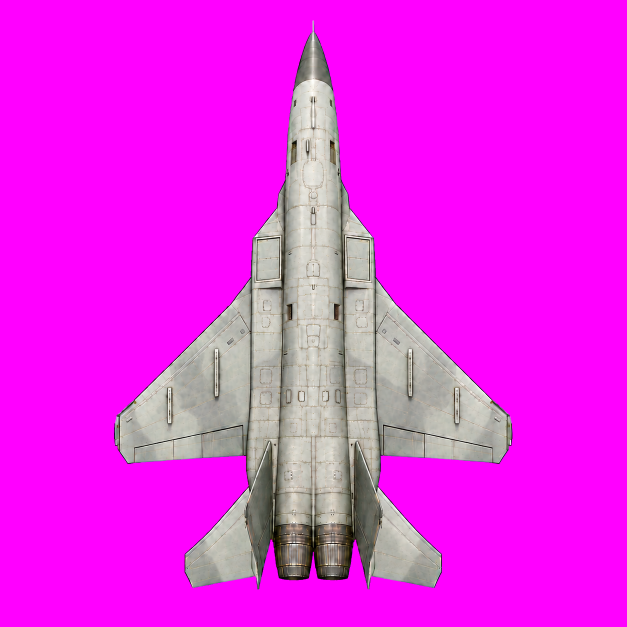
#> input picture assets/originals/jet_views/bp/bp_bottom.png, 1254 x 1254 px, given in place of bp_top.png, which was not available (shown at 1/2 size)
$ python make_jet2.py
#> lines starting #> are read from the running program, lines starting #| are printed output that depends on the picture; after the words box and inside, x2 and y2 are one past the last pixel; in counts of white or black regions, pixels touching at a corner belong together
"""The ZF-25 built piece by piece from its five blueprint pictures (assets/originals/jet_views/bp), outside the game.
Each piece has its own shape and takes its colour only from the pictures that show it (tools/render_jet2.cjs):

  fuselage   sections along its length: width from the top view (the fuselage alone: across the wing and the
             tailplanes, its own width carried through), top and bottom from the side view (the canopy and the fins
             left out), each section a superellipse;
  canopy     a bubble on the fuselage, its sill, top and width from the glass in the side and top views;
  wings, tailplanes   the top view's outline beyond the fuselage, an airfoil's thickness, at the side view's height;
  fins       the side view's outline above the rear fuselage, thin, canted outward 15 degrees, either side;
  nozzles    two round cans at the tail.

  python3 tools/make_jet2.py          ->  build/jet2/<piece>.bin + pieces.json + tex_<view>.png
"""
import json, pathlib
import numpy as np
from PIL import Image
from scipy import ndimage
from skimage import measure

root = pathlib.Path(__file__).resolve().parent.parent
SRC = root / 'assets' / 'originals' / 'jet_views' / 'bp'
OUT = root / 'build' / 'jet2'; OUT.mkdir(parents=True, exist_ok=True)
LEN, SPAN = 19.4, 13.0
VOX = 0.025                                           # 2.5 cm

def view(name):
#> called with name = 'bp_top'
    a = np.asarray(Image.open(SRC / f'{name}.png').convert('RGB')).astype(np.float32)
    mg = (a[..., 0] + a[..., 2]) / 2 - a[..., 1]
    m = ndimage.binary_fill_holes(ndimage.binary_closing(mg < 150, iterations=3))
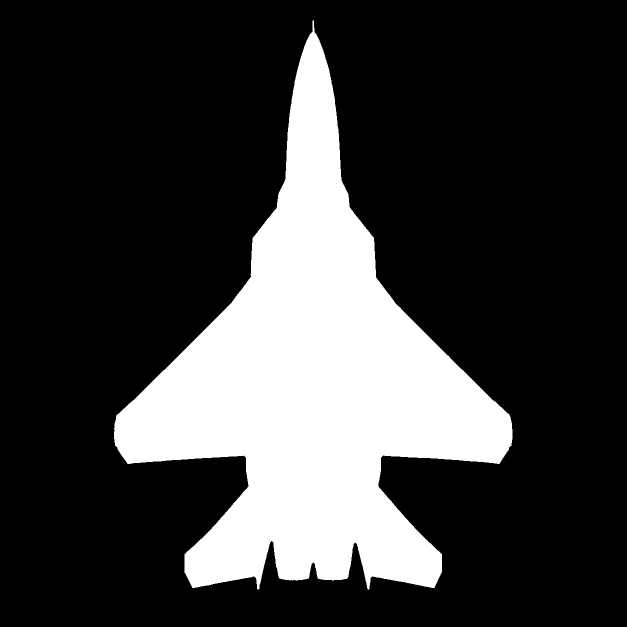
#> m: shape (1254, 1254) bool (shown at 1/2 size); 23% white; 1 white region, box (x1, y1, x2, y2) and area: (228, 41, 1025, 1179) 361950
    lb, n = ndimage.label(m)
#> n = 1
    if n > 1: m = lb == (np.argmax(ndimage.sum(m, lb, range(1, n + 1))) + 1)
    ex = np.clip(np.minimum(a[..., 0], a[..., 2]) - a[..., 1], 0, None) * m
    glass = ex > 25
#> glass: shape (1254, 1254) bool; 0.21% white in thin lines or dots, all inside (x1, y1, x2, y2) = (228, 41, 1025, 1179)
    tint = np.clip((ex - 10) / 60, 0, 1)[..., None]
    a[..., 0] -= ex; a[..., 2] -= ex
    a = a * (1 - 0.8 * tint) + np.array([62, 74, 86], np.float32) * 0.8 * tint
    ys, xs = np.nonzero(m); box = (int(xs.min()), int(ys.min()), int(xs.max()) + 1, int(ys.max()) + 1)
#> after `box = (int(xs.min()), int(ys.min()), int(xs.max()) + 1, int(ys.max()) `: box = (228, 41, 1025, 1179)
    core = ndimage.binary_erosion(m, iterations=2)
#> core: shape (1254, 1254) bool; 22.6% white; 1 white region, box (x1, y1, x2, y2) and area: (230, 64, 1023, 1177) 354753
    _, (iy, ix) = ndimage.distance_transform_edt(~core, return_indices=True)
#> iy: shape (1254, 1254) int32; 1113 distinct labels, from 64 to 1176
    Image.fromarray(np.dstack([a[iy, ix], core * 255]).clip(0, 255).astype(np.uint8), 'RGBA').save(OUT / f'tex_{name}.png')
    x0, y0, x1, y1 = box
#> x0 = 228; y0 = 41; x1 = 1025; y1 = 1179
    return {'m': m[y0:y1, x0:x1], 'g': glass[y0:y1, x0:x1], 'a': a[y0:y1, x0:x1], 'box': box, 'w': a.shape[1], 'h': a.shape[0]}

V = {k: view(k) for k in ['bp_top', 'bp_bottom', 'bp_side', 'bp_front', 'bp_rear']}
#> call 3 of view, with name = 'bp_side'
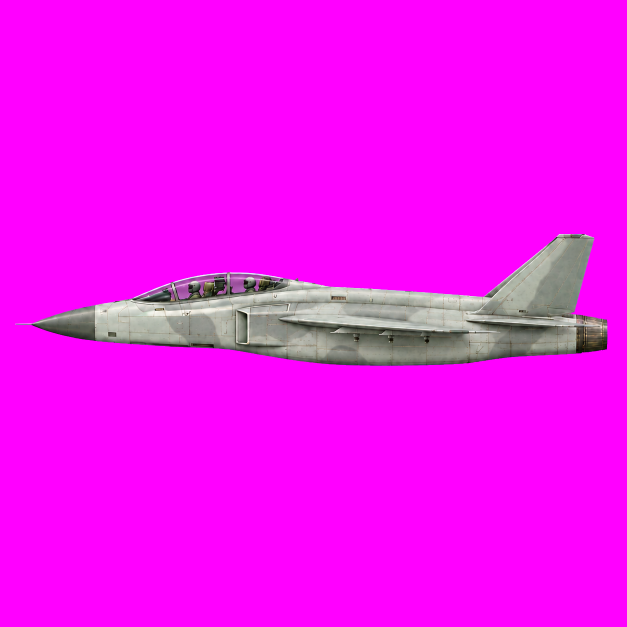
#> input picture assets/originals/jet_views/bp/bp_side.png, 1254 x 1254 px (shown at 1/2 size)
#> in view (call 3), `m = ndimage.binary_fill_holes(ndimage.binary_closing(mg < 150, iterati..`: m: shape (1254, 1254) bool; 10% white; 1 white region, box (x1, y1, x2, y2) and area: (30, 468, 1215, 732) 157463
#> in view (call 3), `glass = ex > 25`: glass: shape (1254, 1254) bool; 0.41% white; 246 white regions (217 under 20 px), largest, box (x1, y1, x2, y2) and area: (349, 548, 454, 599) 1871, (460, 547, 525, 586) 1479, (273, 568, 350, 598) 636
#> in view (call 3), `box = (int(xs.min()), int(ys.min()), int(xs.max()) + 1, int(ys.max()) `: box = (30, 468, 1215, 732)
#> in view (call 3), `core = ndimage.binary_erosion(m, iterations=2)`: core: shape (1254, 1254) bool; 9.7% white; 1 white region, box (x1, y1, x2, y2) and area: (65, 470, 1213, 730) 152270
#> in view (call 3), `_, (iy, ix) = ndimage.distance_transform_edt(~core, return_indices=True)`: iy: shape (1254, 1254) int32; 260 distinct labels, from 470 to 729
#> in view (call 3), `x0, y0, x1, y1 = box`: x0 = 30; y0 = 468; x1 = 1215; y1 = 732
#> call 4 of view, with name = 'bp_front'
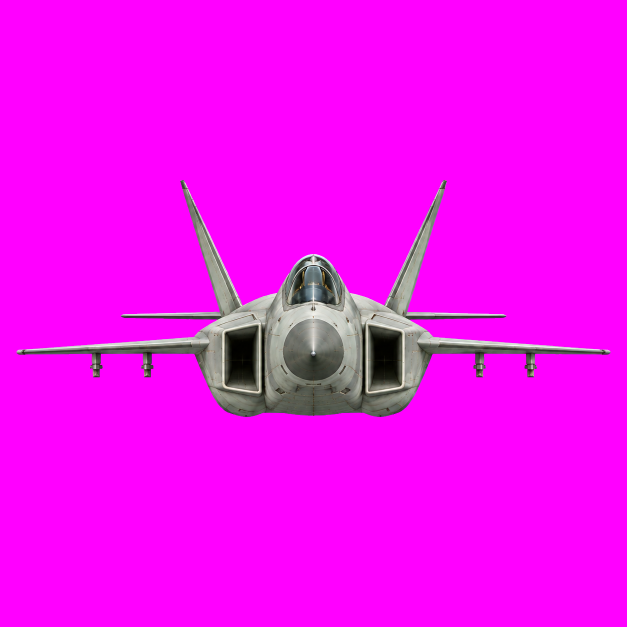
#> input picture assets/originals/jet_views/bp/bp_front.png, 1254 x 1254 px (shown at 1/2 size)
#> in view (call 4), `m = ndimage.binary_fill_holes(ndimage.binary_closing(mg < 150, iterati..`: m: shape (1254, 1254) bool; 9.2% white; 1 white region, box (x1, y1, x2, y2) and area: (33, 360, 1221, 834) 144912
#> in view (call 4), `glass = ex > 25`: glass: shape (1254, 1254) bool; 0.28% white in thin lines or dots, all inside (x1, y1, x2, y2) = (33, 360, 1221, 834)
#> in view (call 4), `box = (int(xs.min()), int(ys.min()), int(xs.max()) + 1, int(ys.max()) `: box = (33, 360, 1221, 834)
#> in view (call 4), `core = ndimage.binary_erosion(m, iterations=2)`: core: shape (1254, 1254) bool; 8.6% white; 1 white region, box (x1, y1, x2, y2) and area: (35, 362, 1219, 832) 135857
#> in view (call 4), `_, (iy, ix) = ndimage.distance_transform_edt(~core, return_indices=True)`:
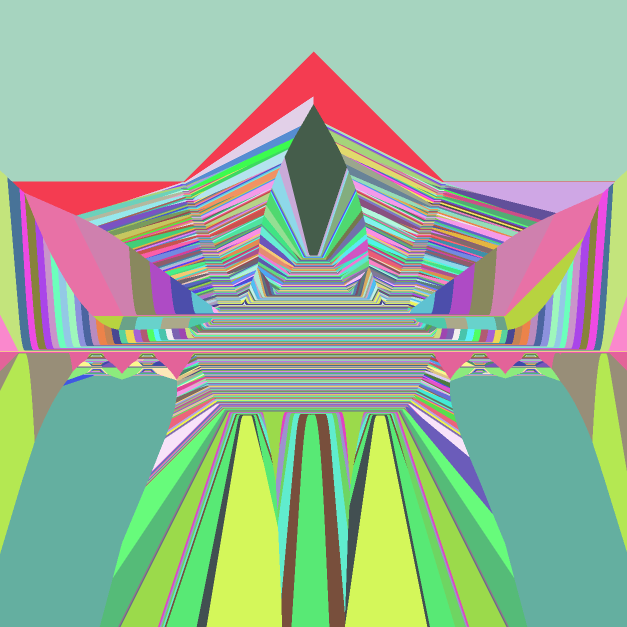
#> iy: shape (1254, 1254) int32 (shown at 1/2 size); 470 distinct labels, from 362 to 831; one colour per label, 0 black
#> in view (call 4), `_, (iy, ix) = ndimage.distance_transform_edt(~core, return_indices=True)`:
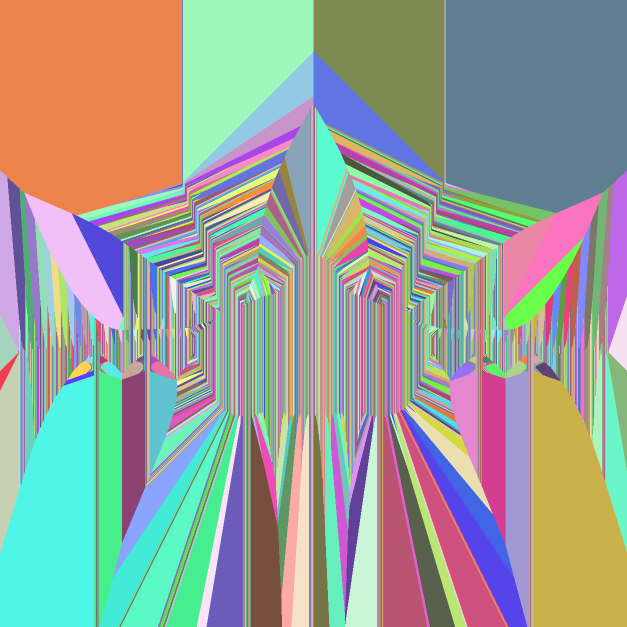
#> ix: shape (1254, 1254) int32 (shown at 1/2 size); 1184 distinct labels, from 35 to 1218; one colour per label, 0 black
#> in view (call 4), `x0, y0, x1, y1 = box`: x0 = 33; y0 = 360; x1 = 1221; y1 = 834
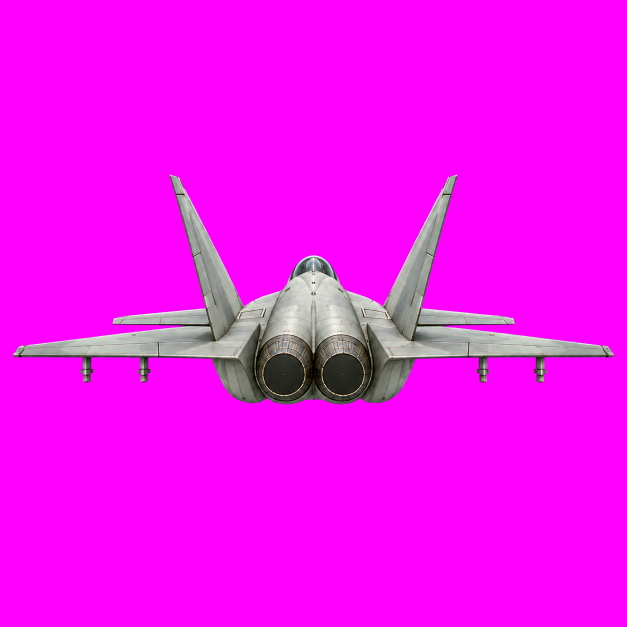
#> input picture assets/originals/jet_views/bp/bp_rear.png, 1254 x 1254 px (shown at 1/2 size)
#> in view (call 5), `mg = (a[..., 0] + a[..., 2]) / 2 - a[..., 1]`:
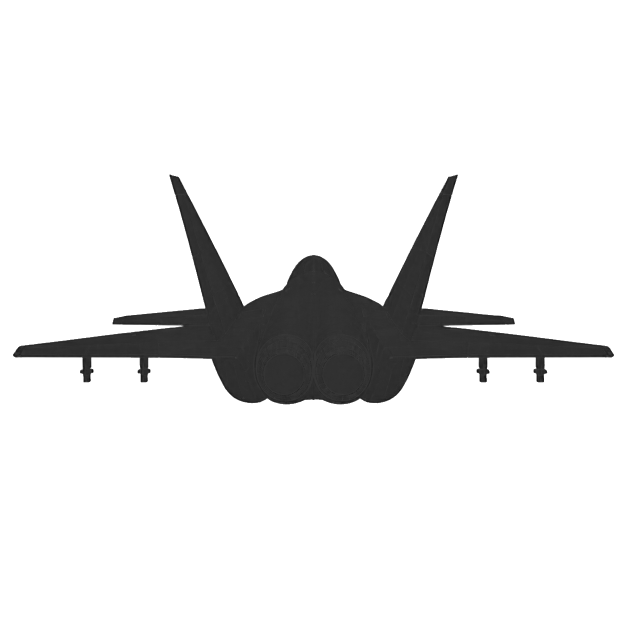
#> mg: shape (1254, 1254) float32 (shown at 1/2 size); min -66.5, max 255, mean 228.3; drawn with min black and max white
#> in view (call 5), `box = (int(xs.min()), int(ys.min()), int(xs.max()) + 1, int(ys.max()) `: box = (26, 349, 1228, 809)
#> in view (call 5), `x0, y0, x1, y1 = box`: x0 = 26; y0 = 349; x1 = 1228; y1 = 809
#> V = 5 items
top, side = V['bp_top'], V['bp_side']
HGT = LEN * side['m'].shape[0] / side['m'].shape[1]
#> HGT = 4.32
print('aircraft', LEN, 'x', SPAN, 'x', round(HGT, 2), 'm')
#| aircraft 19.4 x 13.0 x 4.32 m
# metres -> picture pixels: top view rows = x (from the nose), cols = y (the left wing at col 0, y = +SPAN/2);
# side view cols = x, rows = height from the top
def top_at(x, y):   # boolean, nearest pixel
    m = top['m']; r = np.clip((x / LEN * m.shape[0]).astype(int), 0, m.shape[0] - 1); c = np.clip(((SPAN / 2 - y) / SPAN * m.shape[1]).astype(int), 0, m.shape[1] - 1)
    return m[r, c]
NXs = side['m'].shape[1]
#> NXs = 1185
def side_cols(x): return np.clip((x / LEN * NXs).astype(int), 0, NXs - 1)
pz = lambda rows: HGT - rows * (LEN / NXs)            # side-view row -> height (z up, 0 at the lowest point)

# ---- the fuselage's own profile, station by station
NS = 400; xs = (np.arange(NS) + 0.5) / NS * LEN
tm = top['m']; tc = tm.shape[1] / 2
#> after `tc = tm.shape[1] / 2`: tc = 398.5
def central_halfwidth(x):
#> called with x = 0.0242
    r = int(min(x / LEN * tm.shape[0], tm.shape[0] - 1)); row = tm[r]; c = int(tc)
#> after `r = int(min(x / LEN * tm.shape[0], tm.shape[0] - 1))`: r = 1
#> after `c = int(tc)`: c = 398
    if not row[c]: return 0.0
    l = c
#> l = 398
    while l > 0 and row[l - 1]: l -= 1
#> this loop made 1 pass
#> l on pass 1: 397
#> after the loop, l = 397
    rr = c
#> rr = 398
    while rr < len(row) - 1 and row[rr + 1]: rr += 1
#> this loop made 1 pass
#> rr on pass 1: 399
#> after the loop, rr = 399
    return (rr - l + 1) / 2 / tm.shape[1] * SPAN
hw = np.array([central_halfwidth(x) for x in xs])
#> the loop in central_halfwidth (call 2), `while l > 0 and row[l - 1]: l -= 1` made 1 pass
#> the loop in central_halfwidth (call 2), `while rr < len(row) - 1 and row[rr + 1]: rr += 1` made 1 pass
f = xs / LEN
# (across the wing, 44% to 80%, and the tailplanes, from 82%, the fuselage's own width carried through)
def interp(lo, hi, v0, v1): sel = (f >= lo) & (f <= hi); hw[sel] = np.interp(f[sel], [lo, hi], [v0, v1])
interp(0.44, 0.80, hw[np.searchsorted(f, 0.44)], hw[np.searchsorted(f, 0.80)])
interp(0.82, 0.995, hw[np.searchsorted(f, 0.82)], 1.25)
sm, sg = side['m'], side['g']
cols = side_cols(xs)
topz = np.array([pz(np.nonzero(sm[:, c])[0].min()) if sm[:, c].any() else 0 for c in cols])
botz = np.array([pz(np.nonzero(sm[:, c])[0].max()) if sm[:, c].any() else 0 for c in cols])
# the glass, in the side view: closed into one piece along the canopy's stretch, in the upper part
g = ndimage.binary_closing(sg, iterations=4)
g &= (np.arange(sg.shape[0])[:, None] < sg.shape[0] * 0.6) & (np.arange(NXs)[None, :] > NXs * 0.08) & (np.arange(NXs)[None, :] < NXs * 0.45)
g = ndimage.binary_fill_holes(g)
sill = np.array([pz(np.nonzero(g[:, c])[0].max()) if g[:, c].any() else np.nan for c in cols])
cantop = np.array([pz(np.nonzero(g[:, c])[0].min()) if g[:, c].any() else np.nan for c in cols])
has_can = ~np.isnan(sill)
# (under the canopy the fuselage stops at the sill; over the fins, 78% on, the spine carried to the nozzles)
ftop = topz.copy(); ftop[has_can] = sill[has_can]
i78 = np.searchsorted(f, 0.775); sel = f >= 0.775
ftop[sel] = np.interp(f[sel], [0.775, 1.0], [ftop[i78], (topz[i78] + botz[-1]) / 2 + 0.55])
fbot = botz.copy()
# (the belly smoothed: the pylons' tips below it left out)
fbot = ndimage.median_filter(fbot, 9)
# (every profile smoothed along the length: read pixel by pixel off the pictures they waver, and a loft of them
# showed the wavering as ribs round the fuselage)
from scipy.ndimage import gaussian_filter1d as g1
hw = g1(ndimage.median_filter(hw, 7), 4, mode='nearest'); ftop = g1(ndimage.median_filter(ftop, 7), 4, mode='nearest'); fbot = g1(fbot, 4, mode='nearest')
print('fuselage max width', round(hw.max() * 2, 2), 'm; depth', round((ftop - fbot).max(), 2), 'm; canopy', round(f[has_can][0], 2), '-', round(f[has_can][-1], 2))
#| fuselage max width 4.33 m; depth 2.63 m; canopy 0.08 - 0.45

def save(name, verts, normals, faces, views):
    pos = np.asarray(verts, np.float32); nrm = np.asarray(normals, np.float32)
    (OUT / f'{name}.bin').write_bytes(pos.tobytes() + nrm.tobytes() + np.asarray(faces, np.uint32).tobytes())
    return {'name': name, 'nv': len(pos), 'nf': len(faces), 'views': views}

def solid(occ, origin, name, views, sigma=1.0):
    """a voxel solid (x, y, z at VOX) as a smooth mesh, in metres"""
    fld = ndimage.gaussian_filter(np.pad(occ, 2).astype(np.float32), sigma)
    v, fa, nr, _ = measure.marching_cubes(fld, 0.5)
    v = (v - 2) * VOX + np.asarray(origin)
    return save(name, v, -nr, fa, views)

pieces = []
# ---- fuselage: a loft of superellipse sections (round at the nose, squarer aft), 400 stations x 96 round
M = 96; th = np.linspace(0, 2 * np.pi, M, endpoint=False)
pw = np.interp(f, [0, 0.3, 0.5, 1.0], [2.0, 2.6, 3.2, 3.0])
zc = (ftop + fbot) / 2; hh = np.maximum((ftop - fbot) / 2, 0.01); ww = np.maximum(hw, 0.01)
ct, st = np.cos(th), np.sin(th)
P = []
for i in range(NS):
    e = 2 / pw[i]
    y = ww[i] * np.sign(ct) * np.abs(ct) ** e; z = zc[i] + hh[i] * np.sign(st) * np.abs(st) ** e
    P.append(np.stack([np.full(M, xs[i]), y, z], 1))
P = np.stack(P)                                       # NS x M x 3
# (closed at the nose and the tail by a point each)
nose = np.array([[0.0, 0.0, zc[0]]]); tail = np.array([[LEN, 0.0, zc[-1]]])
verts = np.concatenate([nose, P.reshape(-1, 3), tail]); faces = []
idx = lambda i, j: 1 + i * M + (j % M)
for j in range(M): faces.append([0, idx(0, j + 1), idx(0, j)])
for i in range(NS - 1):
    for j in range(M):
        a, b, c, d = idx(i, j), idx(i, j + 1), idx(i + 1, j), idx(i + 1, j + 1)
        faces += [[a, b, d], [a, d, c]]
T = len(verts) - 1
for j in range(M): faces.append([T, idx(NS - 1, j), idx(NS - 1, j + 1)])
faces = np.array(faces)
# normals: by the faces round each vertex
fn = np.cross(verts[faces[:, 1]] - verts[faces[:, 0]], verts[faces[:, 2]] - verts[faces[:, 0]])
vn = np.zeros_like(verts); [np.add.at(vn, faces[:, k], fn) for k in range(3)]
vn /= np.linalg.norm(vn, axis=1, keepdims=True) + 1e-9
cen = np.array([0, 0, 0]); out = np.einsum('ij,ij->i', vn, verts - np.stack([verts[:, 0], np.zeros(len(verts)), np.interp(verts[:, 0], xs, zc)], 1))
if (out < 0).mean() > 0.5: vn = -vn; faces = faces[:, ::-1]
pieces.append(save('fuselage', verts, vn, faces, ['top', 'bottom', 'side', 'front', 'rear']))

# ---- canopy: a half-ellipse bubble from the sill to the glass top, its width from the top view's glass
tg = top['g'] | (top['a'].mean(2) < 95)
def can_halfwidth(x):
    r = int(min(x / LEN * tm.shape[0], tm.shape[0] - 1)); row = tg[r, int(tc - tm.shape[1] * 0.1):int(tc + tm.shape[1] * 0.1)]
    c = np.nonzero(row)[0]
    return (np.abs(c + int(tc - tm.shape[1] * 0.1) - tc).max() + 1) / tm.shape[1] * SPAN if c.size else 0.0
ci = np.nonzero(has_can)[0]
cx = xs[ci]; cs = sill[ci]; ctp = cantop[ci]
cw = np.array([can_halfwidth(x) for x in cx]); cw = np.minimum(ndimage.median_filter(cw, 11), hw[ci] * 0.85)
cw = np.maximum(cw, 0.15)
# (the bubble's sill, top and width smoothed hard: a canopy is one smooth shape; its ends rounded down to the sill)
cs = g1(ndimage.median_filter(cs, 11), 6, mode='nearest'); ctp = g1(ndimage.median_filter(ctp, 11), 6, mode='nearest'); cw = g1(cw, 6, mode='nearest')
ends = np.sin(np.clip(np.minimum(np.arange(len(cx)), np.arange(len(cx))[::-1]) / 12, 0, 1) * np.pi / 2)
ctp = cs + (ctp - cs) * ends ** 0.5; cw = cw * (0.35 + 0.65 * ends ** 0.5)
Mc = 48; ph = np.linspace(0, np.pi, Mc)
Q = np.stack([np.stack([np.full(Mc, cx[k]), cw[k] * np.cos(ph), cs[k] + (ctp[k] - cs[k]) * np.sin(ph) ** 0.8], 1) for k in range(len(cx))])
nk = len(cx); cverts = Q.reshape(-1, 3); cf = []
for i in range(nk - 1):
    for j in range(Mc - 1):
        a, b, c, d = i * Mc + j, i * Mc + j + 1, (i + 1) * Mc + j, (i + 1) * Mc + j + 1
        cf += [[a, d, b], [a, c, d]]
# (its ends closed: fan to the middle of the first and last sections)
for end, k in ((0, 0), (1, nk - 1)):
    ctr = len(cverts); cverts = np.concatenate([cverts, [[cx[k], 0, cs[k]]]])
    for j in range(Mc - 1): cf.append([ctr, k * Mc + j, k * Mc + j + 1] if end else [ctr, k * Mc + j + 1, k * Mc + j])
#> this loop made 2 passes
#> (end, k) on passes 1 to 2: (0, 0), (1, 139)
cf = np.array(cf)
fn = np.cross(cverts[cf[:, 1]] - cverts[cf[:, 0]], cverts[cf[:, 2]] - cverts[cf[:, 0]])
cn = np.zeros_like(cverts); [np.add.at(cn, cf[:, k], fn) for k in range(3)]; cn /= np.linalg.norm(cn, axis=1, keepdims=True) + 1e-9
if cn[:, 2].mean() < 0: cn = -cn; cf = cf[:, ::-1]
pieces.append(save('canopy', cverts, cn, cf, ['side', 'top', 'front']))
print('canopy', round(cx[0] / LEN, 3), '-', round(cx[-1] / LEN, 3), 'width', round(cw.max() * 2, 2), 'm')
#| canopy 0.081 - 0.449 width 2.26 m

# ---- wings and tailplanes: the top view's outline beyond the fuselage, an airfoil thick, at their height
def plates(x0, x1, zmid, tmax, name):
#> called with x0 = 7.76, x1 = 15.52, zmid = 1.81, tmax = 0.32, name = 'wing'
    nx = int((x1 - x0) / VOX); ny = int(SPAN / VOX); nz = int(tmax * 2 / VOX) + 6
    gx = x0 + (np.arange(nx) + 0.5) * VOX; gy = SPAN / 2 - (np.arange(ny) + 0.5) * VOX
    X, Y = np.meshgrid(gx, gy, indexing='ij')
    inside = top_at(X, Y) & (np.abs(Y) > np.interp(X, xs, hw) - 0.05)
    # chord fraction along x at each point: from the planform's leading to trailing edge on that line of y
    occ = np.zeros((nx, ny, nz), bool)
    zz = (np.arange(nz) - nz / 2 + 0.5) * VOX
    for j in range(ny):
        c = np.nonzero(inside[:, j])[0]
        if c.size < 3: continue
        for seg in np.split(c, np.nonzero(np.diff(c) > 1)[0] + 1):
            s = (np.arange(len(seg)) + 0.5) / len(seg)
            t = tmax * 4 * s * (1 - s) ** 1.2 * 1.3 * (1 - 0.5 * abs(gy[j]) / (SPAN / 2))
            occ[seg, j, :] = np.abs(zz[None, :]) <= t[:, None] / 2 + VOX * 0.5
    return solid(occ, (x0, SPAN / 2 - (ny - 0.5) * VOX, zmid - nz / 2 * VOX), name, ['top', 'bottom'], sigma=0.7)
# (the wing's height: the side view's thin line, about the upper third of the fuselage there)
wz = float(np.interp(0.62, f, ftop - (ftop - fbot) * 0.28))
pieces.append(plates(0.40 * LEN, 0.80 * LEN, wz, 0.32, 'wing'))
tz = float(np.interp(0.92, f, (ftop + fbot) / 2))
pieces.append(plates(0.82 * LEN, LEN, tz, 0.16, 'tailplane'))

# ---- fins: the side view's outline above the spine, from 76%, 12 cm thick, canted outward 15 degrees
fx0 = 0.76 * LEN; nx = int((LEN - fx0) / VOX); hz = int(HGT / VOX)
fin = np.zeros((nx, hz), bool)
for i in range(nx):
    x = fx0 + (i + 0.5) * VOX; c = side_cols(np.array([x]))[0]
    col = np.nonzero(sm[:, c])[0]
    if col.size:
        zt = pz(col.min()); zs = float(np.interp(x, xs, ftop)) - 0.05
        k = (np.arange(hz) + 0.5) * VOX; fin[i] = (k <= zt) & (k >= zs)
fin = ndimage.binary_opening(fin, iterations=2)
for sgn, name in ((1, 'fin_l'), (-1, 'fin_r')):
    root_y = sgn * 1.65; ny = int(1.6 / VOX); occ = np.zeros((nx, ny, hz), bool)
    yy = root_y + (np.arange(ny) - ny / 2 + 0.5) * VOX
    for kz in range(hz):
        z = (kz + 0.5) * VOX; zr = float(np.interp(0.9, f, ftop))
        yc = root_y + sgn * np.tan(np.radians(15)) * max(z - zr, 0)
        occ[:, :, kz] = fin[:, kz][:, None] & (np.abs(yy[None, :] - yc) <= 0.06)
    pieces.append(solid(occ, (fx0, yy[0], 0), name, ['side'], sigma=0.7))

# ---- nozzles: two cans at the tail, their centres 0.65 m apart, 1.1 m across
nzl = []
for sgn, name in ((1, 'nozzle_l'), (-1, 'nozzle_r')):
    n = 64; a = np.linspace(0, 2 * np.pi, n, endpoint=False); r0, r1 = 0.58, 0.52; L0 = 0.92 * LEN
    zc0 = float(np.interp(0.97, f, (ftop + fbot) / 2)) - 0.1
    ring = lambda x, r: np.stack([np.full(n, x), sgn * 0.62 + r * np.cos(a), zc0 + r * np.sin(a)], 1)
    vv = np.concatenate([ring(L0, r0), ring(LEN + 0.15, r1), ring(LEN + 0.15, r1 * 0.8), ring(LEN - 0.3, r1 * 0.75)])
    ff = []
    for k in range(3):
        for j in range(n):
            p, q = k * n + j, k * n + (j + 1) % n; ff += [[p, q, q + n], [p, q + n, p + n]]
    ff = np.array(ff)
    fn = np.cross(vv[ff[:, 1]] - vv[ff[:, 0]], vv[ff[:, 2]] - vv[ff[:, 0]]); vn = np.zeros_like(vv); [np.add.at(vn, ff[:, k], fn) for k in range(3)]
    vn /= np.linalg.norm(vn, axis=1, keepdims=True) + 1e-9
    pieces.append(save(name, vv, vn, ff, ['rear', 'side', 'top', 'bottom']))

meta = {'len': LEN, 'span': SPAN, 'hgt': round(HGT, 3), 'pieces': pieces,
        'views': {k: {'box': list(V[k]['box']), 'w': V[k]['w'], 'h': V[k]['h']} for k in V}}
(OUT / 'pieces.json').write_text(json.dumps(meta))
print('pieces', [(p['name'], p['nv']) for p in pieces])
#| pieces [('fuselage', 38402), ('canopy', 6722), ('wing', 125294), ('tailplane', 41710), ('fin_l', 24112), ('fin_r', 24112), ('nozzle_l', 256), ('nozzle_r', 256)]
